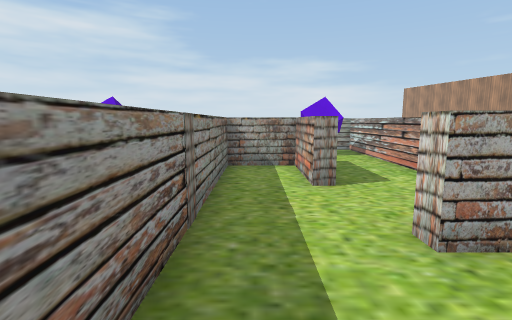
view 1 (above)

22 first-person views from a walk through a scene from a Unity 3-D project. The camera is 1.4 m above the floor, tilts 8° down and sees 85° across. The floor is counted in squares, 1 m on a side. Each view is taken from the middle of a square. On the plan, view 1 faces up. The plan holds only what a view shows up to about 14 squares ahead; the rest is blank. The place goes on beyond the plan. The player is left out. Some surface patterns are stand-ins.

view 2
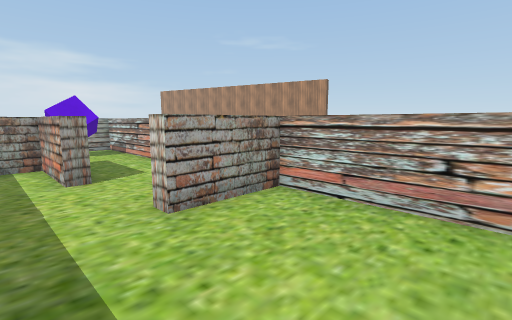

view 3
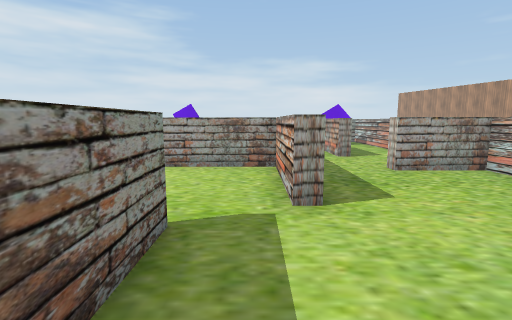

view 4
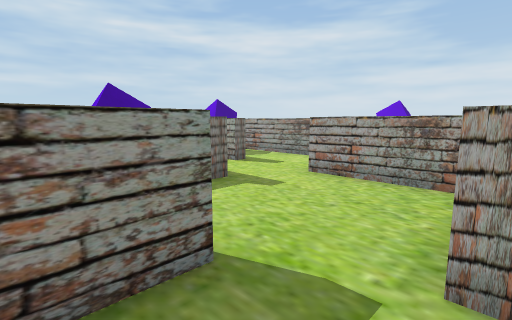

view 5
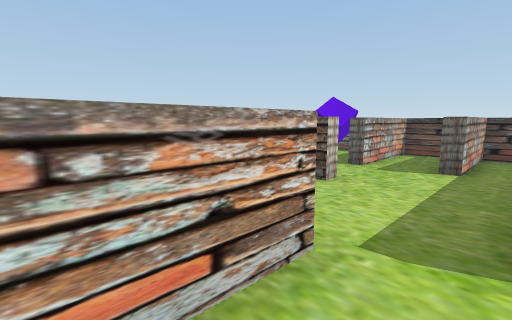

view 6
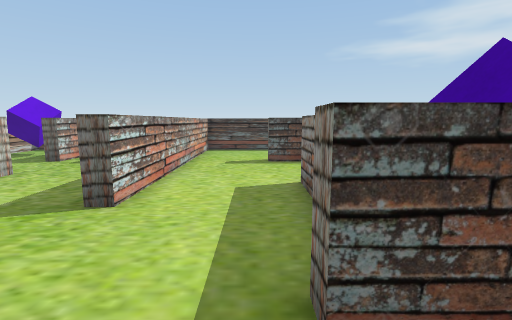

view 7
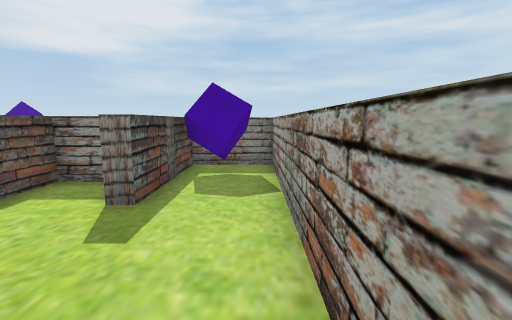

view 8
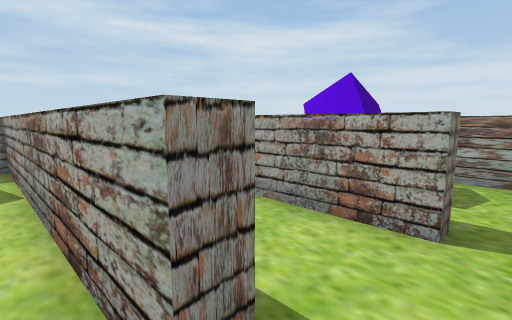

view 9
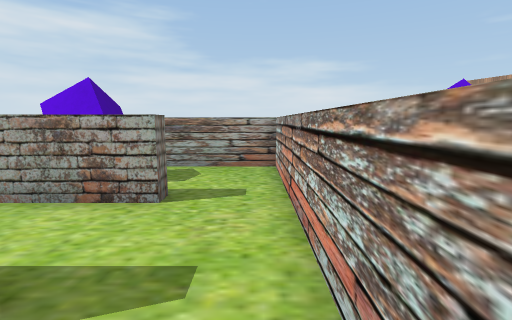

view 10
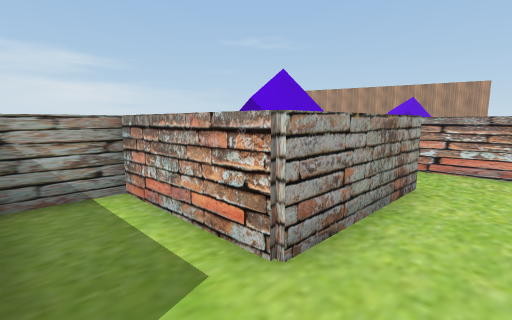

view 11
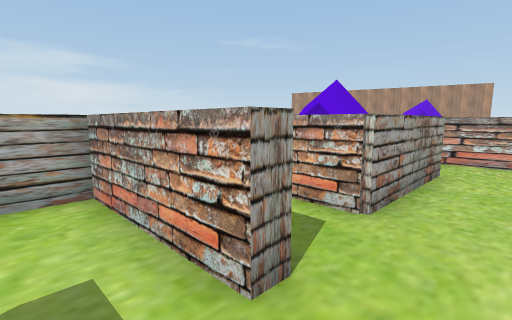

view 12
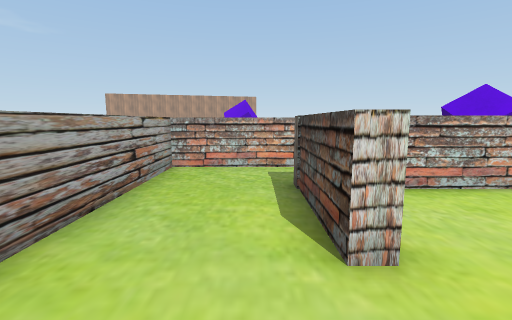

view 13
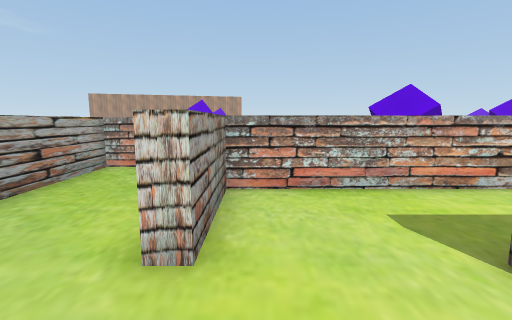

view 14
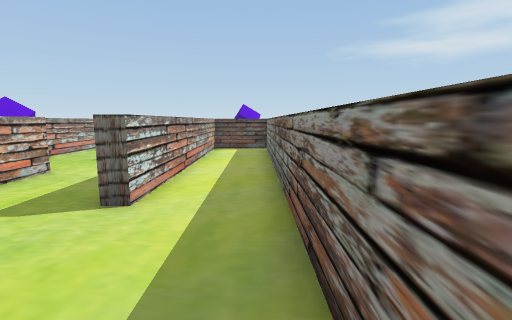

view 15
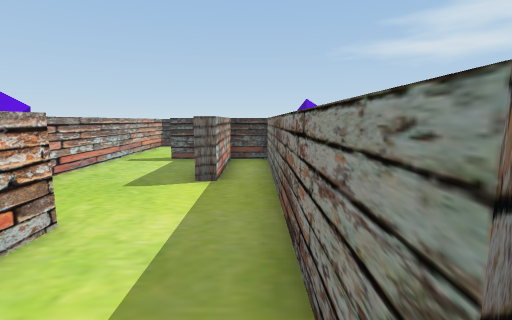

view 16
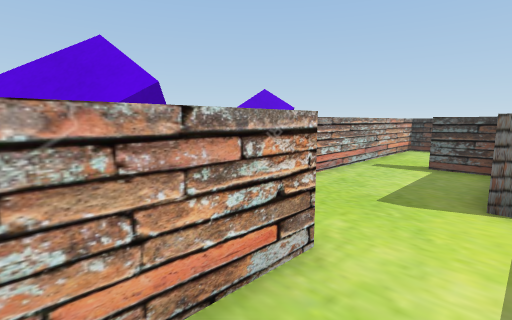

view 17
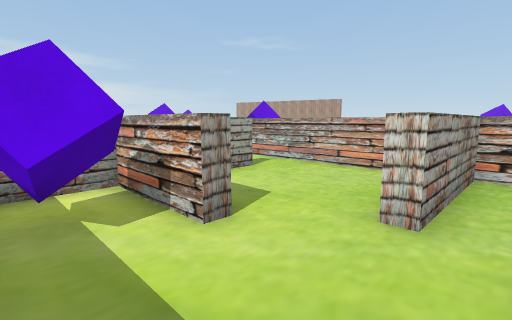

view 18
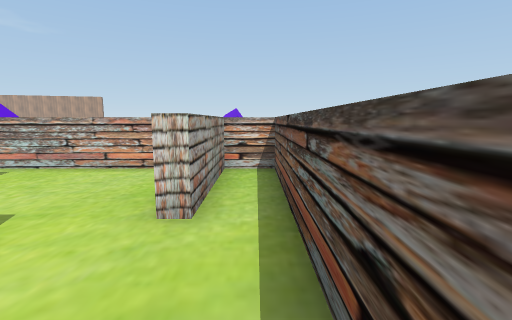

view 19
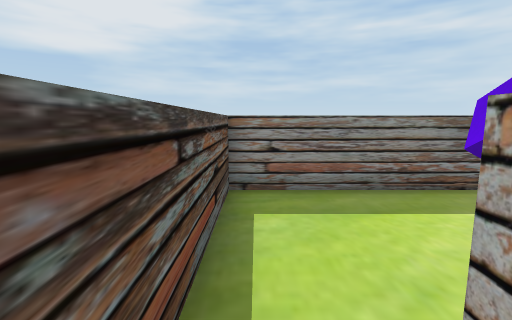

view 20
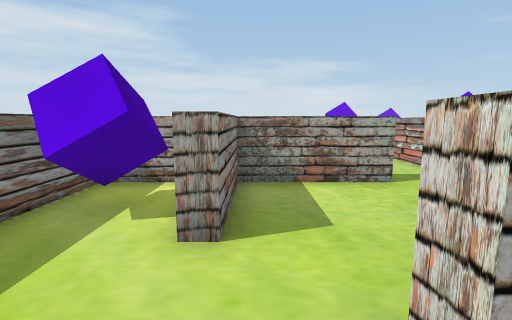

view 21
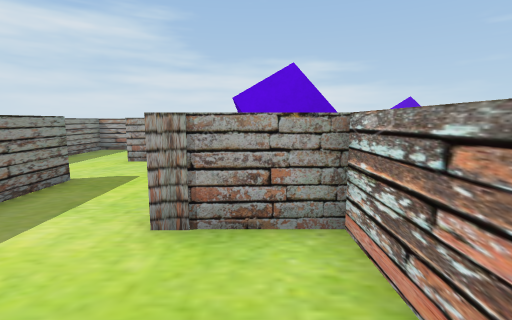

view 22
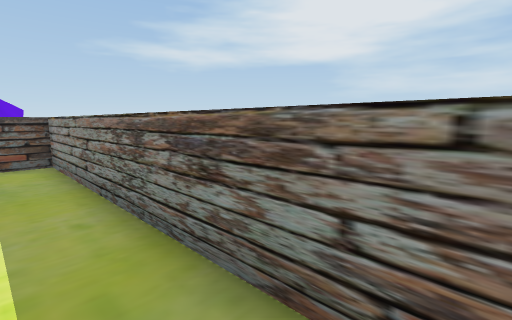

### Floor plan
Key: @ floor where view 1 was taken; # wall or solid block; . floor; = window, fence, low wall or low ledge; ^ raised ledge; C cube.
Columns run from 20 left of view 1 to 5 right of it. Each row starts with its distance up from view 1.
 14 ############^  #####    ##
 13 #.........^.^  ....#    .#
 12 #.........^.^ CC...#  CC.#
 11 #.........^.^ C....#   C.#
 10 #...####..^.^^^^^..#   ..#
  9 #......# ..........^^^ ..#
  8 #......#. .........#.^^..#
  7 #......^^^^^^^^^^..#.^^..
  6 #..^...#.......... #.^=..
  5 #..^...#.......   .#....
  4 #..^...^CC^^...^^^^^....
  3 #..^.....^^........#..^^^^
  2 #..^.....^.........#.....#
  1 #..^.....^^^^^.....#.....#
  0 #..^.^...^C  ^.....#@....#
 -1 #..^.^...^C  ^...........#
 -2 #..^.^...^   ^..^^....
 -3 #^^^^^^^.^   ^..^^...
 -4 #^^^^^^..^   ...^^...^
 -5 #CC^.....^   ...^^....
 -6 #CC^.....^   ...^^.....
 -7 #........^  ##..^^^^.^..
 -8 #........^    ..^^^^.^CC.
 -9 #....^^^^^    ..^^^^.^ C.#
-10 #........^    ..^ ^ .^ ..#
-11 ##########   ########^ ###

Positions as (right, up) in squares from view 1, and headings:
1: (0, 0), facing up
2: (0, -1), facing up-right
3: (-2, -5), facing up
4: (-1, -3), facing up-left
5: (-3, 2), facing down-right
6: (-6, 3), facing down
7: (-4, 6), facing left
8: (-3, 6), facing up-left
9: (-2, 5), facing up
10: (-10, 8), facing up-right
11: (-12, 8), facing up-right
12: (-19, 11), facing right
13: (-19, 9), facing right
14: (-19, 11), facing down
15: (-16, 7), facing down
16: (-15, 6), facing down-right
17: (-19, -10), facing up-right
18: (-19, -10), facing right
19: (-14, -10), facing left
20: (-16, -10), facing up
21: (-12, 0), facing up
22: (-18, 7), facing down-left
